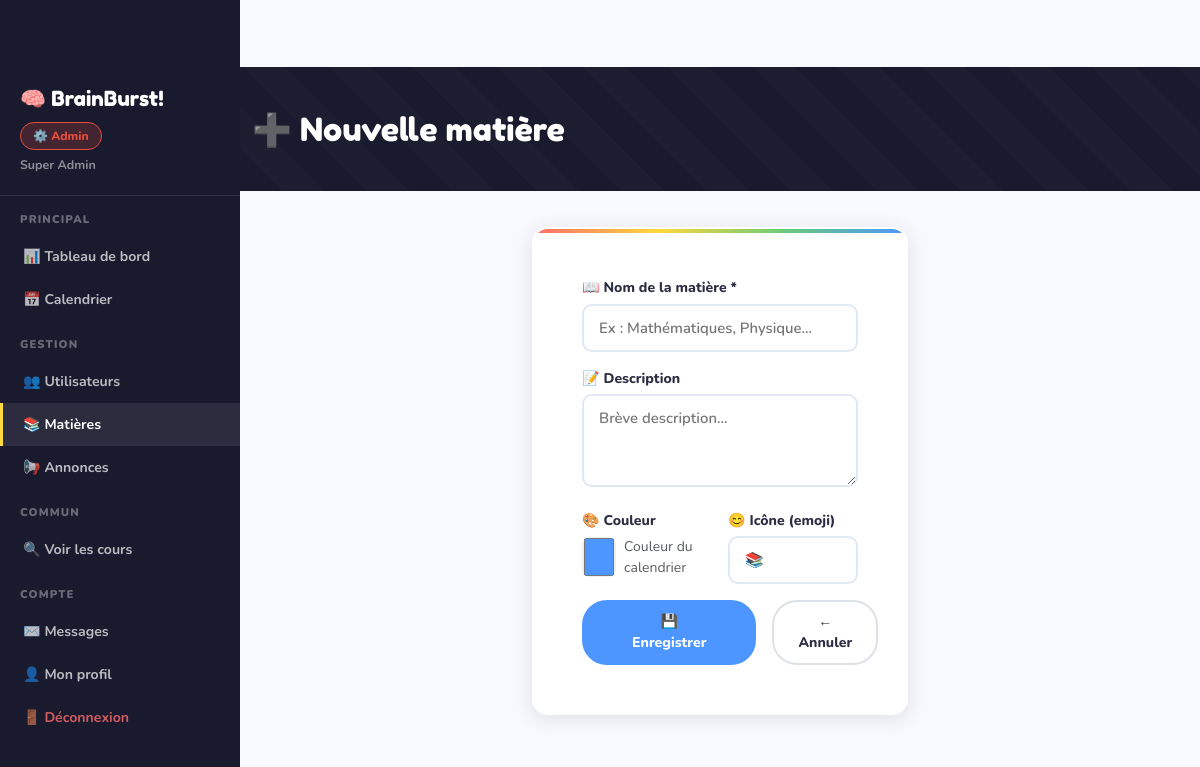
The app's page /admin/matieres/creer (signed in) with its own data.
### app.py (models this page shows)
class User(UserMixin, db.Model):
    id            = db.Column(db.Integer, primary_key=True)
    nom           = db.Column(db.String(100), nullable=False)
    prenom        = db.Column(db.String(100), nullable=False)
    email         = db.Column(db.String(150), unique=True, nullable=False)
    password      = db.Column(db.String(200), nullable=False)
    role          = db.Column(db.String(20),  default='eleve')  # admin | enseignant | eleve
    actif         = db.Column(db.Boolean,     default=True)
    bio           = db.Column(db.Text,        default='')
    date_creation = db.Column(db.DateTime,    default=datetime.utcnow)
    groupe_id     = db.Column(db.Integer, db.ForeignKey('groupe.id'), nullable=True)
    cours_crees  = db.relationship('Cours',       backref='enseignant', lazy=True)
    inscriptions = db.relationship('Inscription', backref='eleve',      lazy=True)
    travaux_rendus = db.relationship('TravauxRendu', backref='eleve',   lazy=True)
    msg_envoyes  = db.relationship('Message', foreign_keys='Message.expediteur_id',   backref='expediteur',   lazy=True)
    msg_recus    = db.relationship('Message', foreign_keys='Message.destinataire_id', backref='destinataire', lazy=True)

### app.py (the view, shortened to what this page needs)
@app.route('/admin/matieres/creer', methods=['GET','POST'])
@login_required
def admin_matiere_creer():
    if not require_role('admin'): return redirect(url_for('dashboard'))
    return render_template('admin/admin_matiere_form.html', matiere=None)

### app.py (called while the page is built)
@login_manager.user_loader
def load_user(uid): return User.query.get(int(uid))

def require_role(*roles):
    if current_user.role not in roles:
        flash('Accès non autorisé.', 'danger')
        return False
    return True

@app.context_processor
def inject_globals():
    return {'now': datetime.utcnow, 'current_year': datetime.utcnow().year}

### templates/admin/admin_matiere_form.html (shortened to what this page needs)
{% extends "base.html" %}
{% block content %}
<div class="page-header"><div class="container"><h2>{{ '✏️ Modifier' if matiere else '➕ Nouvelle' }} matière</h2></div></div>
<div class="container pb-5"><div class="row justify-content-center"><div class="col-lg-5">
<div class="card-fun p-5">
  <form method="POST">
    <div class="mb-3">
      <label class="lbl">📖 Nom de la matière *</label>
      <input type="text" name="nom" class="form-control-fun" value="{{ matiere.nom if matiere else '' }}" placeholder="Ex : Mathématiques, Physique..." required>
    </div>
    <div class="mb-3">
      <label class="lbl">📝 Description</label>
      <textarea name="description" class="form-control-fun" rows="3" placeholder="Brève description...">{{ matiere.description if matiere else '' }}</textarea>
    </div>
    <div class="row g-3 mb-3">
      <div class="col-6">
        <label class="lbl">🎨 Couleur</label>
        <div class="d-flex align-items-center gap-2">
          <input type="color" name="couleur" value="{{ matiere.couleur if matiere else '#4D96FF' }}" style="width:50px;height:40px;border:none;border-radius:8px;cursor:pointer">
          <span class="text-muted small fw-600">Couleur du calendrier</span>
        </div>
      </div>
      <div class="col-6">
        <label class="lbl">😊 Icône (emoji)</label>
        <input type="text" name="icone" class="form-control-fun" value="{{ matiere.icone if matiere else '📚' }}" placeholder="📚" maxlength="5">
      </div>
    </div>
    <div class="d-flex gap-3">
      <button type="submit" class="btn btn-fun btn-sky fw-800 px-5">💾 Enregistrer</button>
      <a href="{{ url_for('admin_matieres') }}" class="btn btn-fun btn-outline-fun px-4">← Annuler</a>
    </div>
  </form>
</div>
</div></div></div>
{% endblock %}

### templates/base.html (shortened to what this page needs)
<!DOCTYPE html>
<html lang="fr">
<head>
<link href="https://cdnjs.cloudflare.com/ajax/libs/bootstrap/5.3.0/css/bootstrap.min.css" rel="stylesheet">
<link href="https://cdnjs.cloudflare.com/ajax/libs/font-awesome/6.4.0/css/all.min.css" rel="stylesheet">
</head>
<body>
{% if current_user.is_authenticated %}
<div class="side-nav">
  <div style="padding:16px 20px 20px;border-bottom:1px solid rgba(255,255,255,.1)">
    <div style="font-family:'Fredoka One',cursive;color:white;font-size:1.3rem">🧠 BrainBurst!</div>
    <div class="mt-2">
      <span class="role-badge role-{{ current_user.role }}">
        {{ '⚙️ Admin' if current_user.role=='admin' else '👨‍🏫 Enseignant' if current_user.role=='enseignant' else '🎓 Élève' }}
      </span>
    </div>
    <div style="color:rgba(255,255,255,.5);font-size:.78rem;font-weight:700;margin-top:6px">
      {{ current_user.prenom }} {{ current_user.nom }}
    </div>
  </div>
  {% if current_user.role == 'admin' %}
  <div class="nav-section">Principal</div>
  <a href="{{ url_for('admin_dashboard') }}" class="{{ 'active' if request.endpoint=='admin_dashboard' }}">📊 Tableau de bord</a>
  <a href="{{ url_for('admin_calendrier') }}" class="{{ 'active' if request.endpoint=='admin_calendrier' }}">📅 Calendrier</a>
  <div class="nav-section">Gestion</div>
  <a href="{{ url_for('admin_users') }}" class="{{ 'active' if request.endpoint in ['admin_users','admin_user_creer','admin_user_editer'] }}">👥 Utilisateurs</a>
  <a href="{{ url_for('admin_matieres') }}" class="{{ 'active' if request.endpoint in ['admin_matieres','admin_matiere_creer','admin_matiere_editer'] }}">📚 Matières</a>
  <a href="{{ url_for('admin_annonces') }}" class="{{ 'active' if request.endpoint=='admin_annonces' }}">📢 Annonces</a>
  <div class="nav-section">Commun</div>
  <a href="{{ url_for('liste_cours') }}">🔍 Voir les cours</a>
  {% endif %}
  <div class="nav-section">Compte</div>
  <a href="{{ url_for('messages') }}">✉️ Messages</a>
  <a href="{{ url_for('profil') }}">👤 Mon profil</a>
  <a href="{{ url_for('logout') }}" style="color:rgba(255,107,107,.8)!important">🚪 Déconnexion</a>
</div>
<div class="main-content">
{% endif %}
{% block content %}{% endblock %}
</div>
</body>
</html>

### templates/base.html (style rules this page uses)
:root { --sun:#FFD93D; --coral:#FF6B6B; --mint:#6BCB77; --sky:#4D96FF; --violet:#C77DFF; --peach:#FFB347; --dark:#1A1A2E; --ink:#2D2D44; --paper:#FFFDF7; --light:#F7F9FF; --admin:#e74c3c; --teacher:#2ecc71; --student:#3498db; --shadow:0 4px 20px rgba(0,0,0,.1); --radius:16px; --radius-sm:10px; }
* { box-sizing:border-box }
body { font-family:'Nunito',sans-serif;background:var(--light);color:var(--ink);overflow-x:hidden;padding-top:67px }
.role-badge { display:inline-flex;align-items:center;gap:5px;padding:4px 12px;border-radius:20px; font-size:.75rem;font-weight:800 }
.role-admin { background:rgba(231,76,60,.2);color:#e74c3c;border:1px solid #e74c3c }
.page-header { background:var(--dark);padding:44px 0 34px;margin-bottom:36px;position:relative;overflow:hidden }
.page-header::before { content:'';position:absolute;inset:0; background:repeating-linear-gradient(45deg,transparent,transparent 30px,rgba(255,255,255,.015) 30px,rgba(255,255,255,.015) 60px) }
.page-header h2 { font-family:'Fredoka One',cursive;font-size:2rem;color:white;position:relative }
.card-fun { background:white;border:2px solid transparent;border-radius:var(--radius); box-shadow:var(--shadow);transition:all .25s;position:relative;overflow:hidden }
.card-fun::before { content:'';position:absolute;top:0;left:0;right:0;height:4px; background:linear-gradient(90deg,var(--coral),var(--sun),var(--mint),var(--sky)) }
.btn-fun { font-weight:800;border-radius:25px;padding:9px 22px;border:2.5px solid transparent; transition:all .2s;font-size:.88rem }
.btn-sky { background:var(--sky);color:white;border-color:var(--sky) }
.btn-outline-fun { background:transparent;border:2px solid #dee2e6;color:var(--ink) }
.form-control-fun,.form-select-fun { border:2.5px solid #e2e8f0;border-radius:var(--radius-sm); padding:11px 15px;font-family:'Nunito',sans-serif;font-weight:600;font-size:.93rem; transition:border-color .2s,box-shadow .2s;width:100%;background:white }
.lbl { font-weight:800;font-size:.88rem;display:block;margin-bottom:5px }
.side-nav { background:var(--dark); width:240px; position:fixed; top:0;left:0;bottom:0; z-index:999; overflow-y:auto; padding-top:67px; }
.side-nav a { display:flex;align-items:center;gap:10px; padding:11px 20px; color:rgba(255,255,255,.7); font-weight:700;font-size:.88rem; text-decoration:none; transition:all .2s; border-left:3px solid transparent; }
.side-nav a:hover,.side-nav a.active { color:white;background:rgba(255,255,255,.08);border-left-color:var(--sun) }
.side-nav .nav-section { padding:16px 20px 6px; font-size:.7rem;font-weight:900; text-transform:uppercase;letter-spacing:.1em; color:rgba(255,255,255,.35) }
.main-content { margin-left:240px; min-height:100vh; width:calc(100% - 240px); float:left; }
body { overflow-x:hidden }

### records on screen
User: role "⚙️ Admin", prenom "Super", nom "Admin"

### other values on screen
{{ '✏️ Modifier' if matiere else '➕ Nouvelle' }} "➕ Nouvelle"
